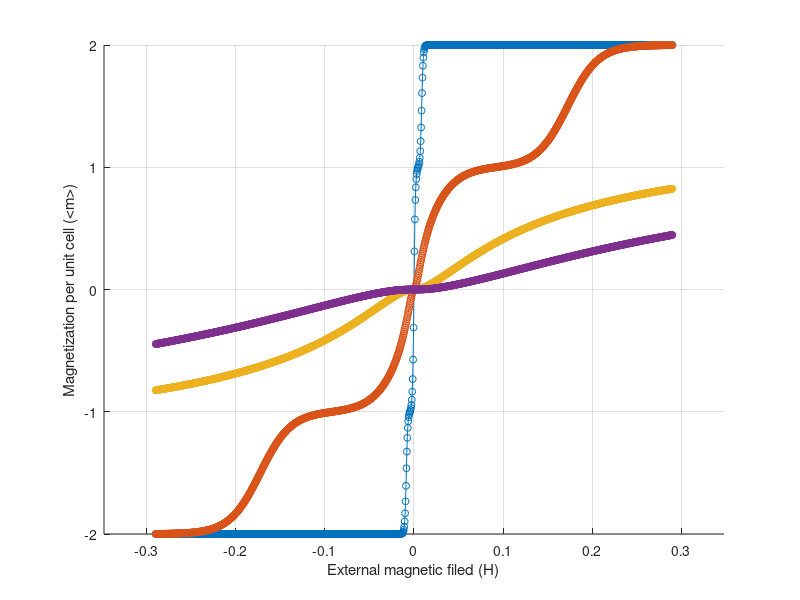

Write MATLAB code to recreate this figure. (Note: this script raises an error after producing the figure.)
clear
format long g;

sigx = [0 1; 1 0];
sigy = [0 -1i; 1i 0];
sigz = [1 0; 0 -1];

sigx3 = [0 1 0; 1 0 1; 0 1 0];
sigy3 = [0 -1i 0; i 0 -1i; 0 i 0];
sigz3 = [1 0 0; 0 0 0; 0 0 -1];

Sx_1 = 1/sqrt(2)*sigx3;
Sx_2 = 0.5.*sigx;

Sy_1 = 1/sqrt(2)*sigy3;
Sy_2 = 0.5.*sigy;

Sz_1 = sigz3;
Sz_2 = 0.5.*sigz;

% limit = 100; %set iteration limit
D = 1; %setting dimensions
k = 0.0862875; %Boltzmann constant
J_T = 20.0;
J_J = 2.0;
minField = -0.29;
maxField = 0.29;
fieldStep = 5e-4;

% minTemp = 0.01;
% maxTemp = 1.51;
% tempStep = 0.5;
% temperature = int8((maxTemp-minTemp)/tempStep+1); % discretization of the temperature
% tempSeries = [minTemp:tempStep:maxTemp];

tempSeries = [0.01, 0.2, 1.5, 4];
temperature = length(tempSeries);

field = int8((maxField-minField)/fieldStep); % discretization of the field
%vector = zeros(int8(field*temperature),3);
% map = zeros(field, temperature);

delta = 0.0001;
iterator = 1;
newAvSx_1 = 0;
newAvSx_2 = 0;
avmx_up = zeros(temperature, field);
avmx_down = zeros(temperature, field);

newAvSy_1 = 0;
newAvSy_2 = 0;
avmy_up = zeros(temperature, field);
avmy_down = zeros(temperature, field);

newAvSz_1 = 0;
newAvSz_2 = 0;
avmz_up = zeros(temperature, field);
avmz_down = zeros(temperature, field);

ti = 1;
for temp = tempSeries
    
    beta = 1/(k*temp);
    J_1 = J_T/beta; %coupling strength
    factor = 1;
    J_2 = J_J * J_1;
    
    avSx_1 = 0; %initial guess of average Sx(1)
    avSx_2 = 0; %initial guess of average Sx(1/2)
    
    avSy_1 = 0; %initial guess of average Sy(1)
    avSy_2 = 0; %initial guess of average Sy(1/2)
    
    avSz_1 = 1.0; %initial guess of average Sz(1)
    avSz_2 = -0.5; %initial guess of average Sz(1/2)
    
    avSx = avSx_1 + 2*avSx_2;
    avSy = avSx_1 + 2*avSx_2;
    avSz = avSx_1 + 2*avSx_2;
    
    hi = 1;
    for hL = minField:fieldStep:maxField
        while 1
            %             Hx = J_1*avSx_2*kron(kron(Sx_2,Sx_1),eye(2)) + J_2*avSx_2*kron(kron(Sx_2,Sx_2),eye(3));
            %             Hy = J_1*avSy_2*kron(kron(Sy_2,Sy_1),eye(2)) + J_2*avSy_2*kron(kron(Sy_2,Sy_2),eye(3));
            %             Hz = J_1*avSz_2*kron(kron(Sz_2,Sz_1),eye(2)) + J_2*avSz_2*kron(kron(Sz_2,Sz_2),eye(3));
            
            Hx = J_1*avSx_2*kron(kron(Sx_1,eye(2)),eye(2)) + J_2*avSx_2*kron(kron(Sx_2,eye(2)),eye(3));
            Hy = J_1*avSy_2*kron(kron(Sy_1,eye(2)),eye(2)) + J_2*avSy_2*kron(kron(Sy_2,eye(2)),eye(3));
            Hz = J_1*avSz_2*kron(kron(Sz_1,eye(2)),eye(2)) + J_2*avSz_2*kron(kron(Sz_2,eye(2)),eye(3));
            
            Hamlt = Hx + Hy + Hz - hL*kron(eye(4),Sz_1) - hL*kron(eye(6),Sz_2) - hL*kron(eye(6),Sz_2); %with external field
            %              Hamlt = Hx + Hy + Hz; %without external field
            [v, E] = eig(Hamlt,'nobalance');
            Z = trace(exp(-beta.*E));
            newAvSx_1 = diag(exp(-beta*E))'*diag(v'*kron(eye(4),Sx_1)*v)/Z;
            newAvSx_2 = diag(exp(-beta*E))'*diag(v'*kron(eye(6),Sx_2)*v)/Z;
            diffx_1 = newAvSx_1 - avSx_1;
            diffx_2 = newAvSx_2 - avSx_2;
            
            newAvSy_1 = diag(exp(-beta*E))'*diag(v'*kron(eye(4),Sy_1)*v)/Z;
            newAvSy_2 = diag(exp(-beta*E))'*diag(v'*kron(eye(6),Sy_2)*v)/Z;
            diffy_1 = newAvSy_1 - avSy_1;
            diffy_2 = newAvSy_2 - avSy_2;
            
            newAvSz_1 = diag(exp(-beta*E))'*diag(v'*kron(eye(4),Sz_1)*v)/Z;
            newAvSz_2 = diag(exp(-beta*E))'*diag(v'*kron(eye(6),Sz_2)*v)/Z;
            diffz_1 = newAvSz_1 - avSz_1;
            diffz_2 = newAvSz_2 - avSz_2;
            
            if abs(diffx_1) < delta && abs(diffx_2) < delta && abs(diffy_1) < delta && abs(diffy_2) < delta && abs(diffz_1) < delta && abs(diffz_2) < delta
                break
            else
                avSx_1 = newAvSx_1;
                avSx_2 = newAvSx_2;
                
                avSy_1 = newAvSy_1;
                avSy_2 = newAvSy_2;
                
                avSz_1 = newAvSz_1;
                avSz_2 = newAvSz_2;
            end
        end
        avmx_up(ti,hi) = avSx_1 + 2 * avSx_2;
        avmy_up(ti,hi) = avSy_1 + 2 * avSy_2;
        avmz_up(ti,hi) = avSz_1 + 2 * avSz_2;
        
        %         vector(iterator,:) = [temp, hL, newAvSz_1 + 2 * newAvSz_2];
        %         map(floor(iterator/(temperature+1))+1,rem(iterator,temperature+1)+1) = avm;
        iterator = iterator + 1;
        %         if mod(iterator, 10) == 0
        %            sprintf('Current iteration: %d, and Current temperature: %d', iterator, temp);
        %         end
        hi = hi + 1;
    end
    
    avSx_1 = 0; %initial guess of average Sx(1)
    avSx_2 = 0; %initial guess of average Sx(1/2)
    
    avSy_1 = 0; %initial guess of average Sy(1)
    avSy_2 = 0; %initial guess of average Sy(1/2)
    
    avSz_1 = 0; %initial guess of average Sz(1)
    avSz_2 = 0; %initial guess of average Sz(1/2)
    hi = 1;
    for hL = maxField:-fieldStep:minField
        while 1
            %             Hx = J_1*avSx_2*kron(kron(Sx_2,Sx_1),eye(2)) + J_2*avSx_2*kron(kron(Sx_2,Sx_2),eye(3));
            %             Hy = J_1*avSy_2*kron(kron(Sy_2,Sy_1),eye(2)) + J_2*avSy_2*kron(kron(Sy_2,Sy_2),eye(3));
            %             Hz = J_1*avSz_2*kron(kron(Sz_2,Sz_1),eye(2)) + J_2*avSz_2*kron(kron(Sz_2,Sz_2),eye(3));
            
            Hx = J_1*avSx_2*kron(kron(Sx_1,eye(2)),eye(2)) + J_2*avSx_2*kron(kron(Sx_2,eye(2)),eye(3));
            Hy = J_1*avSy_2*kron(kron(Sy_1,eye(2)),eye(2)) + J_2*avSy_2*kron(kron(Sy_2,eye(2)),eye(3));
            Hz = J_1*avSz_2*kron(kron(Sz_1,eye(2)),eye(2)) + J_2*avSz_2*kron(kron(Sz_2,eye(2)),eye(3));
            
            Hamlt = Hx + Hy + Hz - hL*kron(eye(4),Sz_1) - hL*kron(eye(6),Sz_2) - hL*kron(eye(6),Sz_2); %with external field
            %              Hamlt = Hx + Hy + Hz; %without external field
            [v, E] = eig(Hamlt,'nobalance');
            beta = 1/(k*temp);
            Z = trace(exp(-beta.*E));
            
            newAvSx_1 = diag(exp(-beta*E))'*diag(v'*kron(eye(4),Sx_1)*v)/Z;
            newAvSx_2 = diag(exp(-beta*E))'*diag(v'*kron(eye(6),Sx_2)*v)/Z;
            diffx_1 = newAvSx_1 - avSx_1;
            diffx_2 = newAvSx_2 - avSx_2;
            
            newAvSy_1 = diag(exp(-beta*E))'*diag(v'*kron(eye(4),Sy_1)*v)/Z;
            newAvSy_2 = diag(exp(-beta*E))'*diag(v'*kron(eye(6),Sy_2)*v)/Z;
            diffy_1 = newAvSy_1 - avSy_1;
            diffy_2 = newAvSy_2 - avSy_2;
            
            newAvSz_1 = diag(exp(-beta*E))'*diag(v'*kron(eye(4),Sz_1)*v)/Z;
            newAvSz_2 = diag(exp(-beta*E))'*diag(v'*kron(eye(6),Sz_2)*v)/Z;
            diffz_1 = newAvSz_1 - avSz_1;
            diffz_2 = newAvSz_2 - avSz_2;
            
            if abs(diffx_1) < delta && abs(diffx_2) < delta && abs(diffy_1) < delta && abs(diffy_2) < delta && abs(diffz_1) < delta && abs(diffz_2) < delta
                %             if abs(diffz_1) < delta && abs(diffz_2) < delta || iterator > limit
                break
            else
                avSx_1 = newAvSx_1;
                avSx_2 = newAvSx_2;
                
                avSy_1 = newAvSy_1;
                avSy_2 = newAvSy_2;
                
                avSz_1 = newAvSz_1;
                avSz_2 = newAvSz_2;
            end
        end
        
        avmx_down(ti,hi) = avSx_1 + 2 * avSx_2;
        avmy_down(ti,hi) = avSy_1 + 2 * avSy_2;
        avmz_down(ti,hi) = avSz_1 + 2 * avSz_2;
        
        %         vector(iterator,:) = [temp, hL, newAvSz_1 + 2 * newAvSz_2];
        %         map(floor(iterator/(temperature+1))+1,rem(iterator,temperature+1)+1) = avm;
        iterator = iterator + 1;
        %         if mod(iterator, 10) == 0
        %            sprintf('Current iteration: %d, and Current temperature: %d', iterator, temp);
        %         end
        hi = hi + 1;
    end
    ti = ti + 1;
end
%
% figure
% hold on
% grid on
% axis([1.2*minField 1.2*maxField -2 2]);
% xlabel('External magnetic filed (H)');
% ylabel('Magnetization per unit cell (<m>)');
% for i = 1:temperature
%     plot(minField:fieldStep:maxField, avmx_up(i,:),'o-','MarkerSize',5);
%     plot(maxField:-fieldStep:minField, avmx_down(i,:),'s-');
% end
% hold off
%
% figure
% hold on
% grid on
% axis([1.2*minField 1.2*maxField -2 2]);
% xlabel('External magnetic filed (H)');
% ylabel('Magnetization per unit cell (<m>)');
% for i = 1:temperature
%     plot(minField:fieldStep:maxField, avmy_up(i,:),'o-','MarkerSize',5);
%     plot(maxField:-fieldStep:minField, avmy_down(i,:),'s-','MarkerSize',5);
% end
% hold off

figure
hold on
grid on
axis([1.2*minField 1.2*maxField -2 2]);
xlabel('External magnetic filed (H)');
ylabel('Magnetization per unit cell (<m>)');
for i = 1:temperature
    plot(minField:fieldStep:maxField, avmz_up(i,:),'o-','MarkerSize',5);
    %plot(maxField:-fieldStep:minField, avmz_down(i,:),'s-','MarkerSize',5);
end

lgd = strcat('Temperature: ', string(num2cell((tempSeries))), ' K, J/k_BT = ', num2str(J_T), ', J_2/J_1 = ', num2str(J_J));
legend(lgd);
hold off
% plot(vector(:,2),vector(:,3));
% scatter3(vector(:,1),vector(:,2),vector(:,3),15,vector(:,3),'filled');
% view([0 90]);
